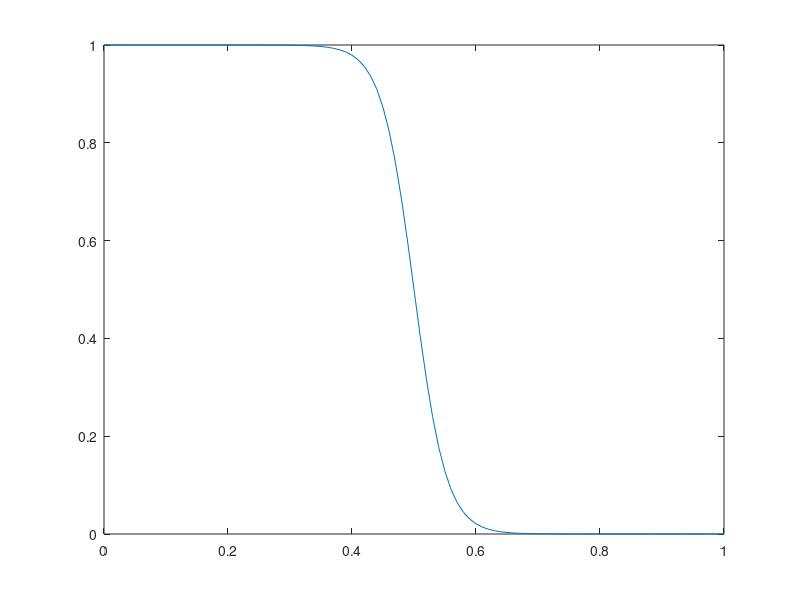
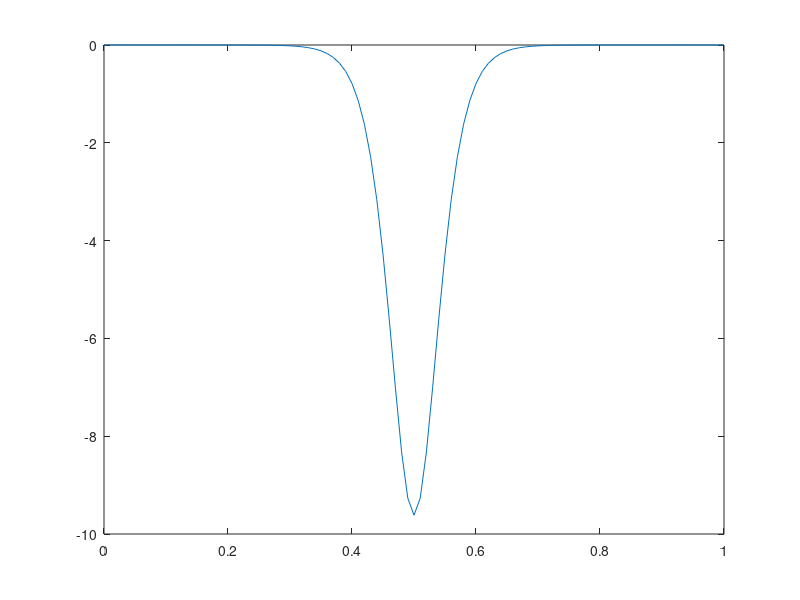

Recreate these plots in MATLAB, in order. (Note: this script raises an error after producing the figures.)
close all;
clear all;
clc;


%% Plots
E = 0:.01:1;
EF = 0.5;
kT = 0.026;

fexp = exp((E-EF)/kT);

FD = 1./(fexp+1);

dFD = -(fexp/kT)./(fexp+1).^2;

plot(E,FD);
figure;
plot(E,dFD);

test = 1;


%% Symbolic Solutions
syms E FD dFD

fexp = exp((E-EF)/kT);

FD = 1/(fexp+1);

dFD = diff(FD,1,E);

test = 1;